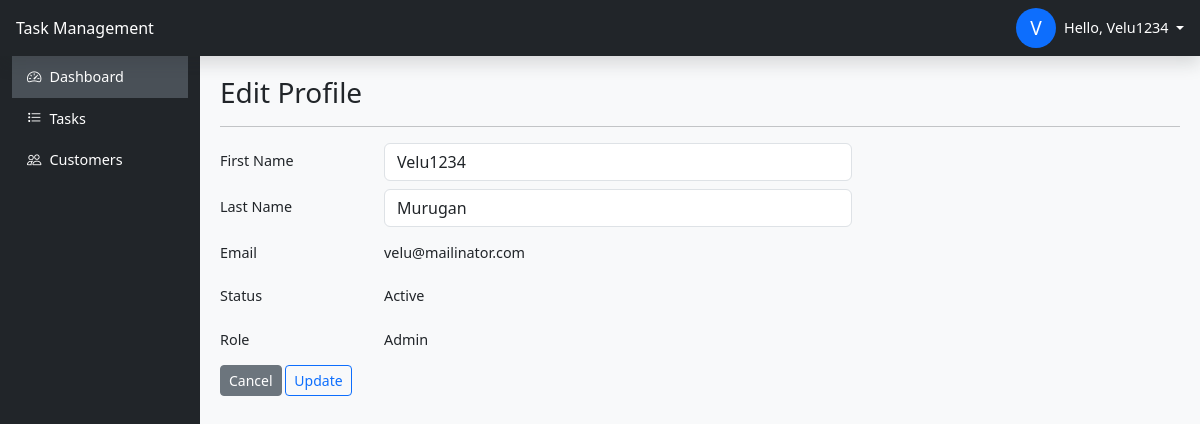
The page /edit-profile.php (signed in) on the database as committed earlier.
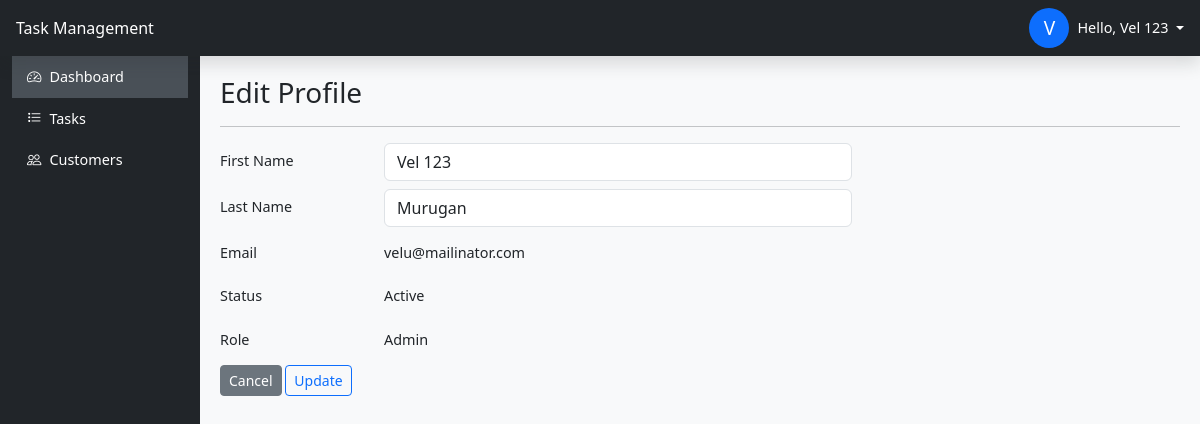
The same page on the database as committed later.
### tables this page shows
CREATE TABLE `users` (
  `id` int(11) NOT NULL,
  `first_name` varchar(50) DEFAULT NULL,
  `last_name` varchar(50) DEFAULT NULL,
  `email` varchar(100) NOT NULL,
  `password` varchar(255) NOT NULL,
  `role` enum('Admin','User') DEFAULT 'User',
  `status` enum('Active','Inactive') DEFAULT 'Active',
  `reset_password_token` varchar(255) DEFAULT NULL,
  `created_at` timestamp NULL DEFAULT current_timestamp(),
  `updated_at` timestamp NULL DEFAULT current_timestamp() ON UPDATE current_timestamp()
);

### edit-profile.php (the view, shortened to what this page needs)
<?php
include('header.php');
include('sidebar.php');
$user = $_SESSION['user'];
$userId = $user['id'];
$result = $conn->query("select * from users where id = '$userId'");
$user = $result->fetch_assoc();
?>
<h3>Edit Profile</h3>
<hr>
<form method="POST" action="">
    <div class="form-group row">
        <label for="firstname" class="col-sm-2 col-form-label">First Name</label>
        <div class="col-sm-6">
            <input type="text" class="form-control" id="firstname" name="first_name" placeholder="Enter your name" value="<?= $user['first_name'] ?>" required>
        </div>
    </div>
    <div class="form-group row mt-2">
        <label for="lastname" class="col-sm-2 col-form-label">Last Name</label>
        <div class="col-sm-6">
            <input type="text" class="form-control" id="lastname" name="last_name" placeholder="Enter your name" value="<?= $user['last_name'] ?>" required>
        </div>
    </div>
    <div class="form-group row mt-2">
        <label for="email" class="col-sm-2 col-form-label">Email</label>
        <div class="col-sm-10">
            <input type="text" readonly class="form-control-plaintext" id="email" value=<?= $user['email'] ?>>
        </div>
    </div>
    <div class="form-group row mt-2">
        <label for="status" class="col-sm-2 col-form-label">Status</label>
        <div class="col-sm-10">
            <input type="text" readonly class="form-control-plaintext" id="status" value=<?= $user['status'] ?>>
        </div>
    </div>
    <div class="form-group row mt-2">
        <label for="role" class="col-sm-2 col-form-label">Role</label>
        <div class="col-sm-10">
            <input type="text" readonly class="form-control-plaintext" id="role" value=<?= $user['role'] ?>>
        </div>
    </div>
    <div class="mt-2">
        <a href="dashboard.php" class="btn btn-secondary btn-sm">Cancel</a>
        <button type="submit" name="submit" class="btn btn-outline-primary btn-sm">Update</button>
    </div>
</form>
<?php include('footer.php'); ?>

### sidebar.php (shortened to what this page needs)
<?php
global $isAdmin;
$userName = $_SESSION['user']['first_name'] ?? 'Admin';
?>
<body class="bg-light">
    <header class="navbar navbar-dark sticky-top bg-dark shadow d-flex justify-content-between align-items-center px-3">
        <a class="navbar-brand col-md-3 col-lg-2 fs-6" href="#">Task Management</a>
        <div class="btn-group d-flex align-items-center">
            <div
                class="rounded-circle bg-primary text-white d-flex justify-content-center align-items-center"
                style="width: 40px; height: 40px; font-size: 1.2rem;"
                data-bs-toggle="dropdown"
                data-bs-auto-close="true"
                aria-expanded="false">
                <?= strtoupper($userName[0]) ?>
            </div>
            <span style="cursor: pointer;"
                class="dropdown-toggle text-white pointer ms-2"
                data-bs-toggle="dropdown"
                data-bs-auto-close="true"
                aria-expanded="false">
                Hello, <?= htmlspecialchars($userName) ?>
            </span>
        </div>
    </header>
    <div class="container-fluid">
        <div class="row">
            <nav id="sidebarMenu" class="col-md-3 col-lg-2 d-md-block bg-dark sidebar collapse">
                <div class="position-sticky">
                    <a href="<?= SITE_URL . '/dashboard.php' ?>" class="active">
                        <i class="bi bi-speedometer2 me-2"></i>Dashboard
                    </a>
                    <a href="#" data-bs-toggle="collapse" data-bs-target="#tasksMenu" aria-expanded="false">
                        <i class="bi bi-list-task me-2"></i>Tasks
                    </a>
                    <?php if ($isAdmin): ?>
                        <a href="#" data-bs-toggle="collapse" data-bs-target="#customersMenu" aria-expanded="false">
                            <i class="bi bi-people me-2"></i>Customers
                        </a>
                    <?php endif; ?>
                </div>
            </nav>
            <main class="col-md-9 ms-sm-auto col-lg-10 main-content">

Rows that differ between the two databases and show on the page:
changed users "Murugan": first_name "Velu1234" → "Vel 123"
Other text that changed with them:
$userName: "Velu1234" → "Vel 123"
